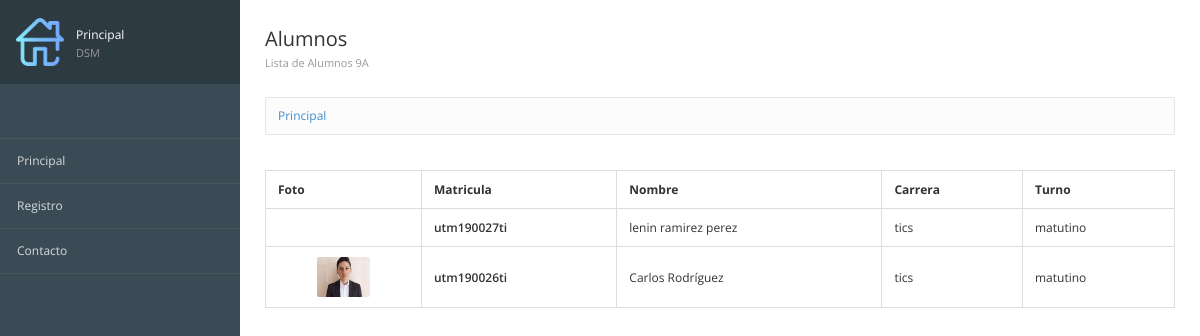
The app's page /, older data.
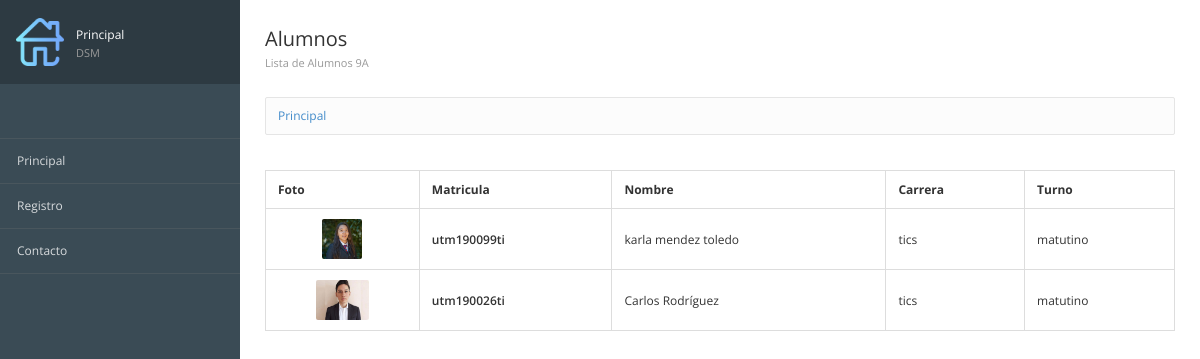
The same page, newer data.
### registros/models.py (models this page shows, shortened)
class Alumnos(models.Model): #Define la estructura de nuestra tabla
    matricula = models.CharField(max_length=12,verbose_name="Mat") #texto corto
    nombre = models.TextField() #Texto largo
    carrera = models.TextField()
    turno = models.TextField(max_length=10)
    imagen = models.ImageField(null=True,upload_to="fotos",verbose_name="Fotografía")
    created = models.DateField(auto_now_add=True) #Fecha y tiempo
    updated = models.DateField(auto_now_add=True) #Fecha y tiempo
    class Meta:
        verbose_name = "Alumno"
        verbose_name_plural = "Alumnos"
        ordering = ["-created"]

### registros/views.py (the view)
# urls.py: path('',views_registros.registros, name="Principal"),
def registros(request):
    alumnos=Alumnos.objects.all()
    return render(request,"registros/principal.html",{'alumnos':alumnos})

### registros/templates/registros/principal.html (shortened to what this page needs)
{% extends "inicio/encabezado.html"%}
{%load static%}
{%block imagen%}
{%load static%}
{%static 'inicio/images/home.png'%}
{%endblock%}
{%block tituloMenu%}
Principal <span>DSM</span>
{%endblock%}
{%block Encabezado%}
 <div class="page-header">
    <div class="page-title">
        <h3>Alumnos<br>
        <small>Lista de Alumnos 9A</small></h3>
    </div>
</div>
{%endblock%}
{%block contenido%}
<table class="table table-bordered tablestriped">
    <thead>
    <tr>
    <th>Foto</th>
    <th>Matricula</th>
    <th>Nombre</th>
    <th>Carrera</th>
    <th>Turno</th>
    </tr>
    </thead>
    <tbody>
        {% for alumno in alumnos %}
        <tr>
        <td class="text-center">
        <img src="{{alumno.imagen.url}}" alt="" class="img-media">
        </td>
        <td class="text-semibold">{{alumno.matricula}}</td>
        <td class="muted">{{alumno.nombre}}</td>
        <td class="muted">{{alumno.carrera}}</td>
        <td class="muted">{{alumno.turno}}</td>
        </tr>
        {% endfor %}
        </tbody>
        </table>
{%endblock%}

Row changes from the older to the newer data that the page shows:
changed Alumnos: imagen: picture added; matricula "utm190027ti" → "utm190099ti"; nombre "lenin ramirez perez" → "karla mendez toledo"
